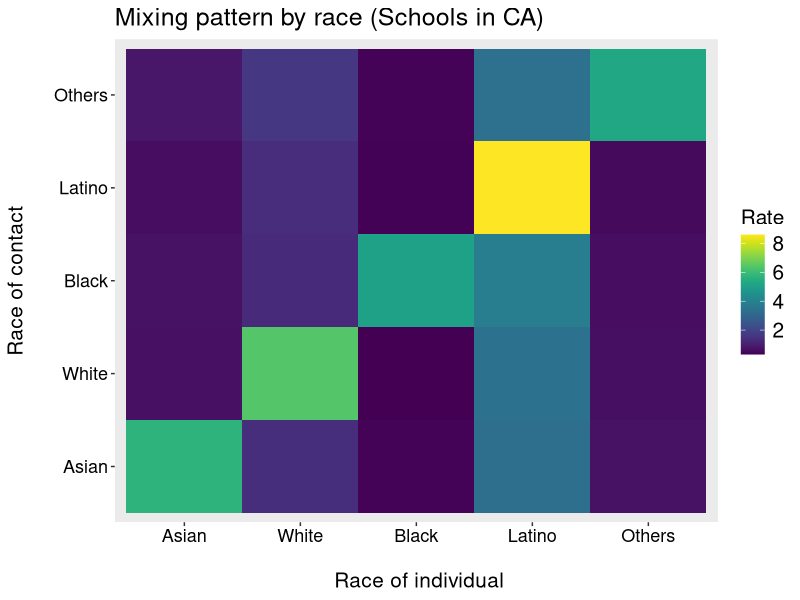

R code for this plot:
library(dplyr)

#### total number of effective contacts
eff_contacts=11.41

#### assortativity coefficient
assort_coeff=0.4 # 1 indicates a perfect assortative mixing, while 0 indicates a proportionate mixing

#### list of race/ethnicity
race_list <- c("Asian", "White", "Black", "Latino", "Other")

#### the number of 5-17 year old children in each race/ethnicity by GEOID
publicschool_data = read.csv("publicschool_data.csv")

publicschool_data %>% group_by(GEOID) %>%
mutate(contact_Asian = eff_contacts*assort_coeff + (1-assort_coeff)*percent_final[demographic == "Asian"]*eff_contacts, 
       contact_White = (1-assort_coeff)*percent_final[demographic == "White"]*eff_contacts,
       contact_Black = (1-assort_coeff)*percent_final[demographic == "Black"]*eff_contacts, 
       contact_Latino = (1-assort_coeff)*percent_final[demographic == "Latino"]*eff_contacts,
       contact_Other = (1-assort_coeff)*percent_final[demographic == "Other"]*eff_contacts) %>% ungroup() %>%
filter(demographic==race_list[1]) -> Asian_contacts

publicschool_data %>% group_by(GEOID) %>%
mutate(contact_Asian = (1-assort_coeff)*percent_final[demographic == "Asian"]*eff_contacts, 
       contact_White = eff_contacts*assort_coeff + (1-assort_coeff)*percent_final[demographic == "White"]*eff_contacts,
       contact_Black = (1-assort_coeff)*percent_final[demographic == "Black"]*eff_contacts, 
       contact_Latino = (1-assort_coeff)*percent_final[demographic == "Latino"]*eff_contacts,
       contact_Other = (1-assort_coeff)*percent_final[demographic == "Other"]*eff_contacts) %>% ungroup() %>%
filter(demographic==race_list[2]) -> White_contacts

publicschool_data %>% group_by(GEOID) %>%
mutate(contact_Asian = (1-assort_coeff)*percent_final[demographic == "Asian"]*eff_contacts, 
       contact_White = (1-assort_coeff)*percent_final[demographic == "White"]*eff_contacts,
       contact_Black = eff_contacts*assort_coeff + (1-assort_coeff)*percent_final[demographic == "Black"]*eff_contacts, 
       contact_Latino = (1-assort_coeff)*percent_final[demographic == "Latino"]*eff_contacts,
       contact_Other = (1-assort_coeff)*percent_final[demographic == "Other"]*eff_contacts) %>% ungroup() %>%
filter(demographic==race_list[3]) -> Black_contacts

publicschool_data %>% group_by(GEOID) %>%
mutate(contact_Asian = (1-assort_coeff)*percent_final[demographic == "Asian"]*eff_contacts, 
       contact_White = (1-assort_coeff)*percent_final[demographic == "White"]*eff_contacts,
       contact_Black = (1-assort_coeff)*percent_final[demographic == "Black"]*eff_contacts, 
       contact_Latino = eff_contacts*assort_coeff + (1-assort_coeff)*percent_final[demographic == "Latino"]*eff_contacts,
       contact_Other = (1-assort_coeff)*percent_final[demographic == "Other"]*eff_contacts) %>% ungroup() %>%
filter(demographic==race_list[4]) -> Latino_contacts

publicschool_data %>% group_by(GEOID) %>%
mutate(contact_Asian = (1-assort_coeff)*percent_final[demographic == "Asian"]*eff_contacts, 
       contact_White = (1-assort_coeff)*percent_final[demographic == "White"]*eff_contacts,
       contact_Black = (1-assort_coeff)*percent_final[demographic == "Black"]*eff_contacts, 
       contact_Latino = (1-assort_coeff)*percent_final[demographic == "Latino"]*eff_contacts,
       contact_Other = eff_contacts*assort_coeff + (1-assort_coeff)*percent_final[demographic == "Other"]*eff_contacts) %>% ungroup() %>%
filter(demographic==race_list[5]) -> Other_contacts

rbind(Asian_contacts, White_contacts, Black_contacts, Latino_contacts, Other_contacts) -> school_probability

#### total number of children 5-17 yo by race/ethnicity in the state
children_n = school_probability %>%
  group_by(demographic)%>%
  summarize(across(children_5_17, ~ sum(as.numeric(.x), na.rm = TRUE)))

contact_race_list <- list()
for(i in 1:length(race_list)){
    school_dem = school_probability %>%
      filter(demographic == race_list[i]) %>%
      mutate(Asian_k = children_5_17*contact_Asian, 
             White_k = children_5_17*contact_White,
             Black_k = children_5_17*contact_Black,
             Latino_k = children_5_17*contact_Latino,
             Other_k = children_5_17*contact_Other) %>%
      summarize(across(Asian_k:Other_k, ~ sum(as.numeric(.x), na.rm = TRUE))) 

    contact_race_list[[i]] = school_dem/children_n$children_5_17[children_n$demographic == race_list[i]]
}

cbind(t(as.matrix(contact_race_list[[1]])), t(as.matrix(contact_race_list[[2]])), 
      t(as.matrix(contact_race_list[[3]])), t(as.matrix(contact_race_list[[4]])), 
      t(as.matrix(contact_race_list[[5]]))) %>% as.data.frame() -> contact_matrix
colnames(contact_matrix) <- c("Asian", "White", "Black", "Latino", "Others")
rownames(contact_matrix) <- colnames(contact_matrix)

contact_matrix
write.csv(contact_matrix, "contact_matrix.csv")

library(ggplot2); library(viridis); library(reshape2)

contact_matrix_melt <- melt(as.matrix(contact_matrix))

options(repr.plot.width=7,repr.plot.height=6)
ggplot(data = contact_matrix_melt, aes(x=Var1, y=Var2, fill=value)) + 
geom_tile() +
labs(x="\n Race of individual", y="Race of contact\n") +
ggtitle("Mixing pattern by race (Schools in CA)") +
theme(axis.title = element_text(size=15, family="sans",color="black"),
      axis.text = element_text(size=13, family="sans",color="black"),
      panel.grid.major = element_blank(), panel.grid.minor = element_blank(),
      legend.title = element_text(size = 15),legend.text = element_text(size = 15),
      plot.title = element_text(size=18, family="sans",color="black")) +
scale_fill_viridis("Rate", direction = 1)
